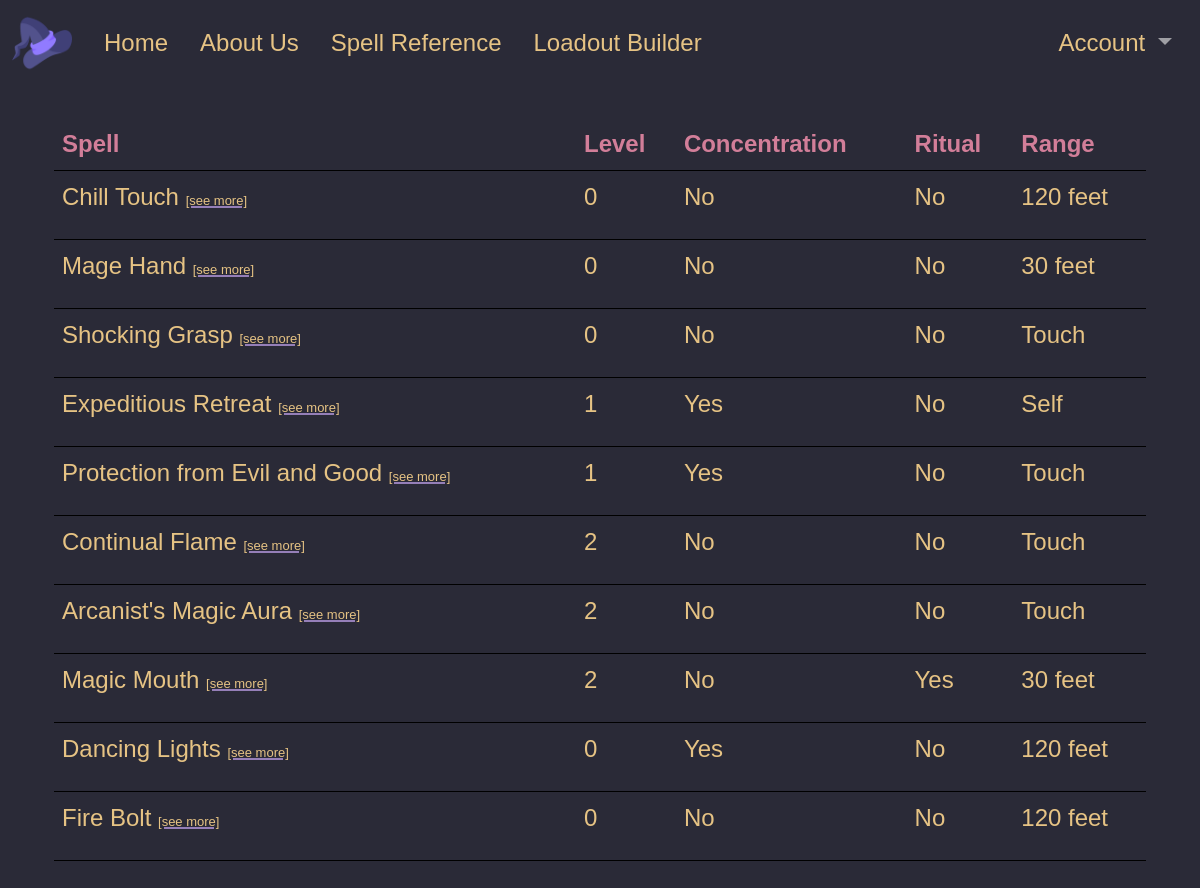
The app's page /loadout/Dragondude (signed in) with its own data.
### tables this page shows
CREATE TABLE "spell_info" (
"Name" TEXT,
  "Spell_Level" INTEGER,
  "Concentration" INTEGER,
  "Ritual" INTEGER,
  "Range" TEXT,
  "Components" TEXT,
  "Duration" TEXT,
  "Casting Time" TEXT,
  "Classes" TEXT,
  "School" TEXT,
  "Description" TEXT
);

### app.py (the view)
@app.route('/loadout/<loadout_id>')
def loadout(loadout_id):
    spells = []
    if 'user' in session.keys():
        spells = get_db().get_loadout_spell_names(session['user']['id'], loadout_id)
        spells = [s[0] for s in spells]
        full_spells = []
        for spell in spells:
            full_spells.append(get_db().get_spell(spell))
        full_spells = [list(spell.values()) for spell in full_spells]
        n_spells = len(full_spells)
        return render_template('loadout.html', loadout_id=loadout_id, spells = full_spells,  n_spells =n_spells)

### app.py (called while the page is built)
def get_db():
    db = getattr(g, '_database', None)
    if db is None:
        db = Database(DATABASE_PATH)
    return db

### db.py (called while the page is built)
    def select(self, sql, parameters=[]):
        c = self.conn.cursor()
        c.execute(sql, parameters)
        return c.fetchall()

    def get_spell(self, Name):
        data = self.select('SELECT * FROM spell_info WHERE spell_info.Name = ?', [Name])
        if data:
            d = data[0]
            return {
                'Name': d[0],
                'Level': d[1],
                'Concentration': d[2],
                'Ritual': d[3],
                'Range': d[4],
                'Components': d[5],
                'Duration': d[6],
                'Casting_Time': d[7],
                'Classes': d[8],
                'School': d[9],
                'Description': d[10]
            }
        else:
            return None

    def get_loadout_spell_names(self, user_id,loadout_name):
        data = self.select('SELECT loadouts.spell_name FROM loadouts WHERE loadouts.user_id = ? AND loadouts.loadout_name = ?', [user_id, loadout_name])
        return data

### templates/loadout.html (shortened to what this page needs)
{% extends "base.html" %} {% block title %}loadout{%endblock%}
{%block content%}
<table class = "table border-black" id="spell-container">
    <thead>
        <tr>
            <th class = "tref-h">
                Spell
            </th>
            <th class = "tref-h">
                Level
            </th>
            <th class = "tref-h">
                Concentration
            </th>
            <th class = "tref-h">
                Ritual
            </th>
            <th class = "tref-h">
                Range
            </th>
        </tr>
    </thead>
    <tbody>
        {%for i in range(n_spells)%}
        <tr>
            <td class = "tref">
            <p class = "tref"  style="cursor: pointer;">{{spells[i][0]}}</span>
            <a class="expand-desc aref tref-l" style="cursor: pointer; font-size:small;"  data-index="{{ i }}">[see more]</a>
            </td>
            <td class = "tref">
                <p class = "tref">{{spells[i][1]}}</p>
            </td>
            <td class = "tref">
                {%if spells[i][2] == 1%}
                    <p class = "tref">Yes</p>
                {%else%}
                    <p class = "tref">No</p>
                {%endif%}
            </td>
            <td class = "tref">
                {%if spells[i][3] == 1%}
                    <p class = "tref">Yes</p>
                {%else%}
                    <p class = "tref">No</p>
                {%endif%}
            </td>
            <td class = "tref">
                <p class = "tref">{{spells[i][4]}}</p>
            </td>
        </tr>
        {%endfor%}
    </tbody>
</table>
{%endblock%}

### static/css/base.css (style rules this page uses)
body { font-family: 'Baskerville', 'Trebuchet MS', sans-serif; font-size: 1.5rem; background: #2A2A37; }
thead th { position:sticky;top: 0; z-index: 1; }
.tref { background-color: #2A2A37 !important; -webkit-text-fill-color: #E6C384; }
.tref-h { background-color: #2A2A37 !important; -webkit-text-fill-color: #D27E99; }
.tref-l { background-color: #2A2A37 !important; -webkit-text-fill-color: #E6C384; }
.aref { text-decoration: underline; text-decoration-thickness: 1.5px; text-decoration-color: #957FB8; }

### records on screen
spell_info: Name "Chill Touch", Spell_Level "0", Range "120 feet"
spell_info: Name "Mage Hand", Spell_Level "0", Range "30 feet"
spell_info: Name "Shocking Grasp", Spell_Level "0", Range "Touch"
spell_info: Name "Expeditious Retreat", Spell_Level "1", Range "Self"
spell_info: Name "Protection from Evil and Good", Spell_Level "1", Range "Touch"
spell_info: Name "Continual Flame", Spell_Level "2", Range "Touch"
spell_info: Name "Arcanist's Magic Aura", Spell_Level "2", Range "Touch"
spell_info: Name "Magic Mouth", Spell_Level "2", Range "30 feet"
spell_info: Name "Dancing Lights", Spell_Level "0", Range "120 feet"
spell_info: Name "Fire Bolt", Spell_Level "0", Range "120 feet"
